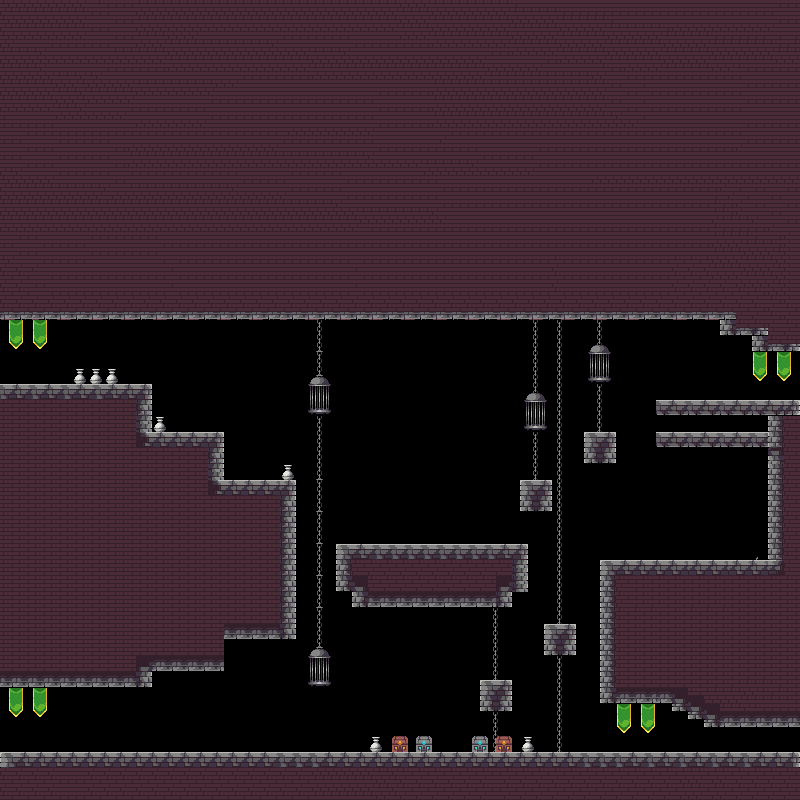

This game map was drawn from its Tiled (.tmx) file and the tilesets committed beside it. A one-line description and the trimmed map source follow:
An orthogonal 100x100 tile map with 8x8 px tiles, 2 tile layers (Capa de patrones 1, Tile Layer 2), 2 tilesets and 36 objects (2x Salida_Torre, 0, 3, 2, 1, ...).

<map version="1.2" tiledversion="1.3.3" orientation="orthogonal" renderorder="left-up" compressionlevel="0" width="100" height="100" tilewidth="8" tileheight="8" infinite="0" nextlayerid="16" nextobjectid="86">
 <tileset firstgid="1" name="Assets" tilewidth="8" tileheight="8" tilecount="1288" columns="46">
  <image source="Assets.png" width="368" height="224" />
 </tileset>
 <tileset firstgid="1289" name="prueba_castillo" tilewidth="8" tileheight="8" tilecount="10000" columns="100">
  <image source="prueba_castillo.png" width="800" height="800" />
 </tileset>
 <layer id="2" name="Capa de patrones 1" width="100" height="100">
  <data>[10000 cells, 6870 non-empty, 116 distinct tile ids]</data>
 </layer>
 <layer id="12" name="Tile Layer 2" width="100" height="100">
  <data>[10000 cells, 280 non-empty, 52 distinct tile ids]</data>
 </layer>
 <objectgroup id="14" name="10">
  <object id="56" x="129.333" y="688" width="22.6667" height="62.7879" />
 </objectgroup>
 <objectgroup id="4" name="Entradas">
  <object id="1" name="0" x="18.1667" y="320.833" width="47" height="63" />
  <object id="53" name="3" x="747.667" y="354.333" width="45.3333" height="43.3333" />
  <object id="64" name="2" x="22" y="689" width="58.6667" height="62" />
  <object id="65" name="1" x="733.625" y="727.458" width="26.0833" height="23.8333" />
 </objectgroup>
 <objectgroup id="13" name="Metadata">
  <object id="54" name="zona/tutorial" x="-37.7495" y="123.412" />
 </objectgroup>
 <objectgroup id="11" name="Salidas">
  <object id="49" name="Prueba_2/0" x="802" y="350" width="32" height="51" />
  <object id="62" name="Mina_1/0" x="799.667" y="727.208" width="23.25" height="24.625" />
  <object id="63" name="Tutorial_2/1" x="-31.3333" y="320.417" width="32" height="64.5" />
  <object id="66" name="Cementerio_1/0" x="-33.3333" y="689.083" width="32" height="64.5" />
 </objectgroup>
 <objectgroup id="9" name="Hitboxes">
  <object id="23" x="0.5" y="751.5" width="799.458" height="8" />
  <object id="34" x="656.5" y="400" width="144" height="15.5" />
  <object id="37" x="752" y="344" width="47.5" height="7" />
  <object id="38" x="752" y="328" width="15" height="14" />
  <object id="41" x="720" y="312.5" width="31" height="22" />
  <object id="42" x="1" y="290" width="718" height="30" />
  <object id="58" x="152.5" y="432.5" width="70.7045" height="236.5" />
  <object id="60" x="222.682" y="480.205" width="73.1136" height="157.75" />
  <object id="61" x="-26.5" y="384.834" width="179" height="302.333" />
  <object id="67" x="656.25" y="431.5" width="112" height="15.5" />
  <object id="70" x="337" y="544.333" width="190.333" height="47.3333" />
  <object id="72" x="353" y="591.667" width="158.333" height="16.3333" />
  <object id="74" x="601" y="560.5" width="199.5" height="142" />
  <object id="75" x="584.364" y="432.727" width="31.4545" height="30.9091" />
  <object id="76" x="768.545" y="415.818" width="31.6364" height="144.727" />
  <object id="77" x="520.273" y="480.364" width="31.4545" height="30.9091" />
  <object id="78" x="544.091" y="624.545" width="31.4545" height="30.9091" />
  <object id="79" x="480.091" y="680" width="31.4545" height="30.9091" />
  <object id="80" x="672" y="702.625" width="128.125" height="8.125" />
  <object id="81" x="688.375" y="710.688" width="111.75" height="8.125" />
  <object id="82" x="703.875" y="718.813" width="96.5" height="8.125" />
 </objectgroup>
 <objectgroup id="7" name="Palancas">
  <object id="15" name="Salida_Torre" x="749.561" y="415" width="17.6667" height="17" />
 </objectgroup>
 <objectgroup id="4" name="NPC">
  <object id="56" name="tendero" x="440.333" y="731.583" width="24" height="24" />
  <object id="57" name="cartel_llaves" x="343.205" y="524.886" width="24" height="24" />
  <object id="84" name="bossDoor" x="374" y="408.125" width="128" height="135.25" />
 </objectgroup>
 <objectgroup id="8" name="Puertas" opacity="0.7">
  <object id="21" name="Salida_Torre" x="702" y="320.5" width="18" height="78.6667" />
 </objectgroup>
</map>
